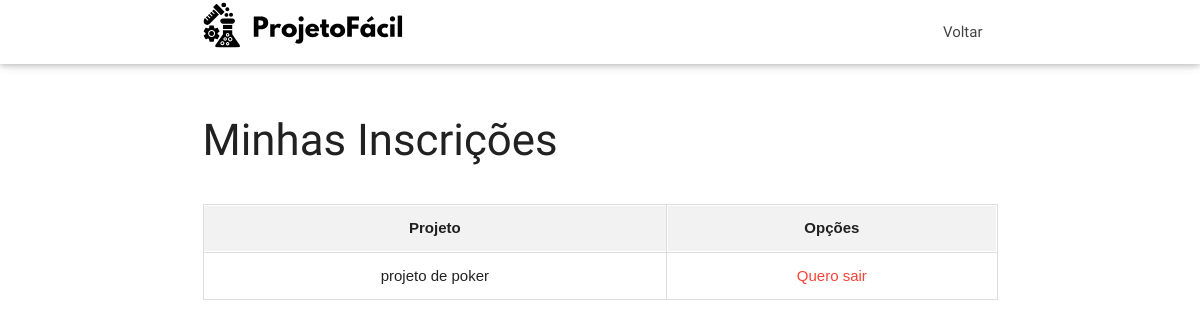
/Login/aluno/minhaInscricoes.php (signed in), run on an earlier commit of the app's database.
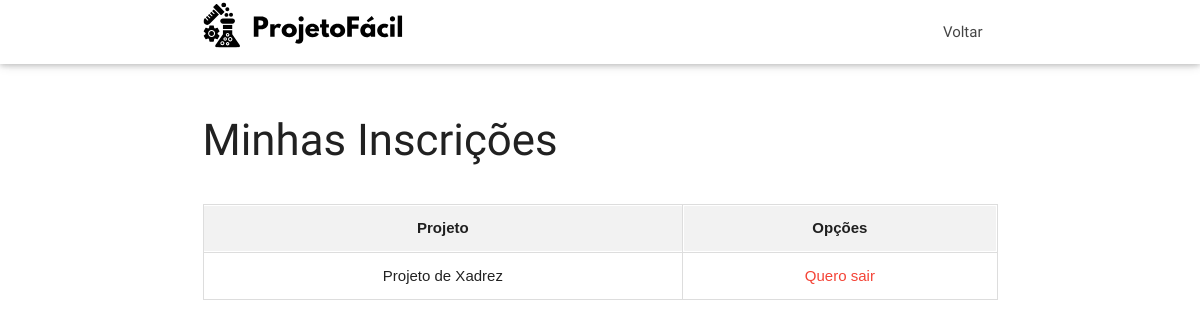
And on a later commit of the database.
### tables this page shows
CREATE TABLE IF NOT EXISTS `projeto` (
  `id_projeto` int NOT NULL AUTO_INCREMENT,
  `nome_projeto` varchar(255) DEFAULT NULL,
  `situacao` varchar(255) DEFAULT NULL,
  `fk_projeto_id_professor` int DEFAULT NULL,
  `data_finalizacao` date NOT NULL,
  `id_monitor` int NOT NULL,
  PRIMARY KEY (`id_projeto`),
  KEY `fk_projeto_id_professor` (`fk_projeto_id_professor`)
);

### conecta.php (called while the page is built, shortened)
<?php
function executarSQL($mysql, $sql)
{
    $resultado = mysqli_query($mysql, $sql);
    return $resultado;
}

### Login/aluno/minhaInscricoes.php (the view, shortened to what this page needs)
<?php
require_once "../../conecta.php";
$conexao = conectar();
$sql = "SELECT
            pro.id_projeto,
            pro.nome_projeto
        FROM usuario_projeto
        INNER JOIN projeto pro ON pro.id_projeto = fk_projeto_id_projeto
        WHERE fk_usuario_id_usuario = " . $_SESSION['usuario'][1];
$resultado = executarSQL($conexao, $sql);
$projetos = mysqli_fetch_all($resultado, MYSQLI_ASSOC);
?>
<!DOCTYPE html>
<html lang="pt-br">
<head>
    <link href="../../Style/css/materialize.min.css" type="text/css" rel="stylesheet" media="screen,projection" />
    <link href="../../Style/css/style.css" type="text/css" rel="stylesheet" media="screen,projection" />
</head>
<body>
    <div id="navbar" class="navbar-fixed scrollspy">
        <nav class="white">
            <div class="nav-wrapper container">
                <a class="brand-logo"><img src="../../Style/images/logo.svg" style="height: 50px;"></a>
                <ul class="right hide-on-med-and-down">
                    <li><a href="../../Login/aluno/aluno.php">Voltar</a></li>
                </ul>
            </div>
        </nav>
    </div>
    <div class="container section scrollspy">
        <div class="section">
            <h3>Minhas Inscrições</h3>
            <div class="table-container">
                <table>
                    <tr>
                        <th>Projeto</th>
                        <th>Opções</th>
                    </tr>
                    <?php
                    if (empty($projetos)) {
                        echo "<tr><td colspan='2'>Você não está inscrito em nenhum projeto.</td></tr>";
                    } else {
                        foreach ($projetos as $projeto) {
                            echo "<tr>";
                            echo "<td>" . $projeto['nome_projeto'] . "</td>";
                            echo '<td>
                                <form id="form-sair-' . $projeto['id_projeto'] . '" method="POST" style="display:inline;">
                                    <input type="hidden" name="id_projeto" value="' . $projeto['id_projeto'] . '">
                                    <a href="#" onclick="confirmarSaida(' . $projeto['id_projeto'] . ')" class="red-text">
                                        Quero sair
                                    </a>
                                </form>
                            </td>';
                            echo "</tr>";
                        }
                    }
                    ?>
                </table>
            </div>
        </div>
    </div>
</body>
</html>

What changed in the data, as far as the page shows it:
no longer on this page (row edited): projeto: nome_projeto "projeto de poker"
now on this page (row edited): projeto: nome_projeto "Projeto de Xadrez"
